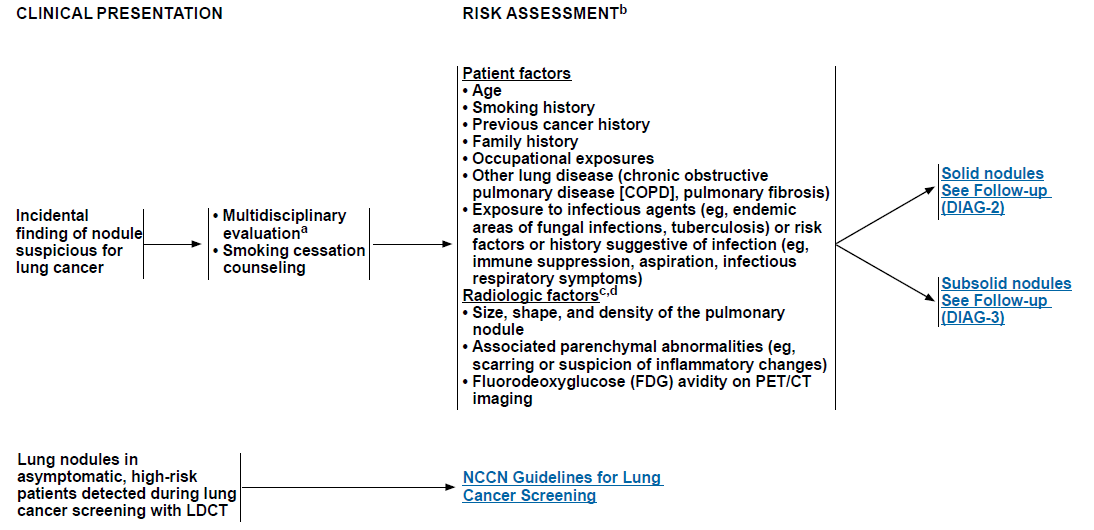
#> input picture imagingTrackPython/image.png, 1094 x 530 px
$ python linesDetectionUsingHoughTransform.py
#> lines starting #> are read from the running program, lines starting #| are printed output that depends on the picture
# -*- coding: utf-8 -*-
"""
Created on Mon Mar 21 12:02:25 2022

@author: Sneha Sree
"""

import cv2 as cv
import numpy as np
import math

src_img = cv.imread('image.png',cv.IMREAD_GRAYSCALE)
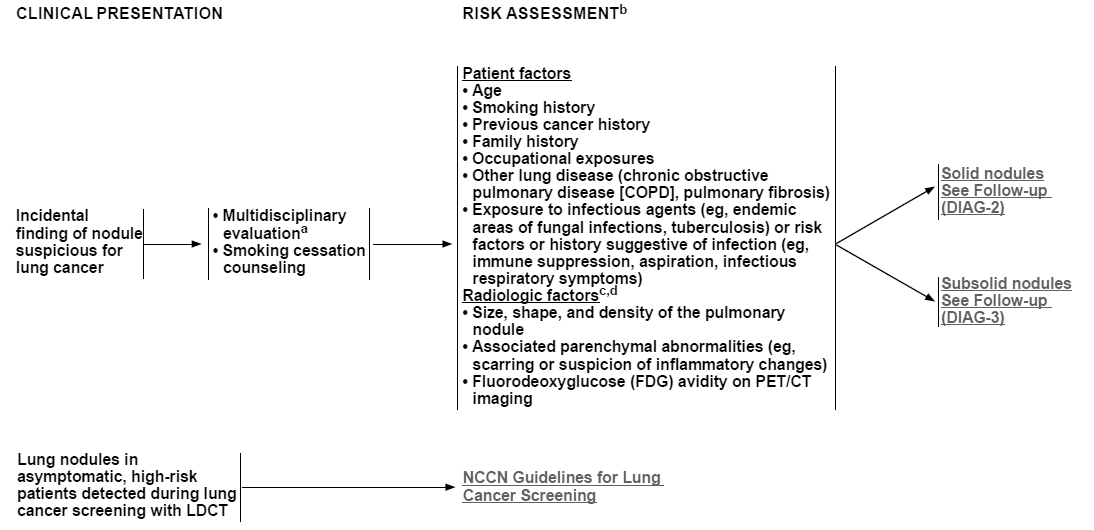
#> src_img: shape (530, 1094); min 0, max 255, mean 240.7
#cv.imshow('Original Image',src_img)

dst_img = cv.Laplacian(src_img, cv.CV_8U , 3)
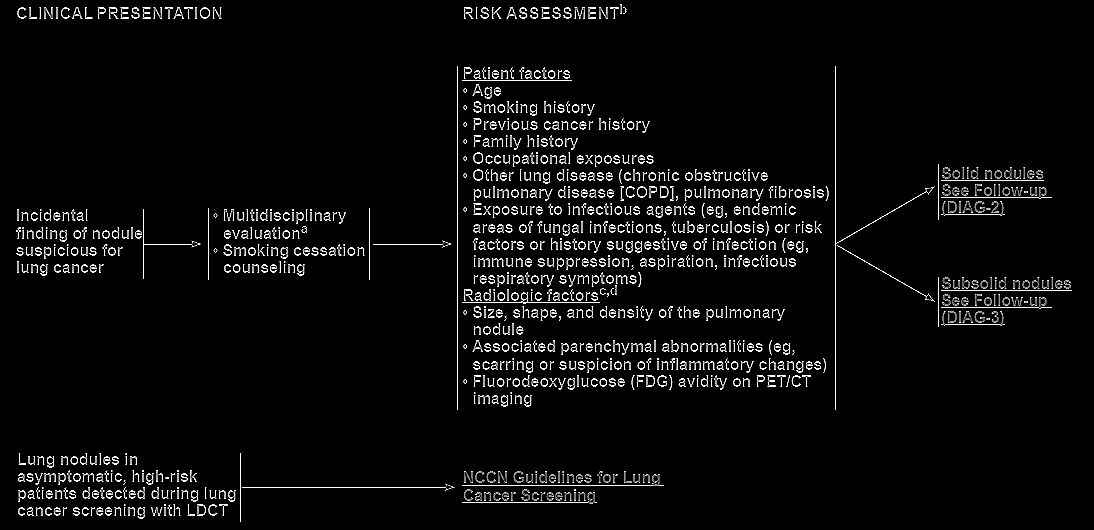
#> dst_img: shape (530, 1094); min 0, max 255, mean 11.3

linesP = cv.HoughLinesP(dst_img, 1, np.pi /4, 50, None, 40,2 )
#> linesP = 21 rows, first 6: [457, 409, 457, 66], [835, 409, 835, 66], [938, 180, 1043, 180], [240, 487, 445, 487], [373, 244, 442, 244], [938, 214, 1004, 214]
out_img = np.dstack([dst_img]*3)
for i in range(0, len(linesP)):
            lin = linesP[i][0]
            cv.line(out_img, (lin[0], lin[1]), (lin[2], lin[3]), (0,255,0), 1, cv.LINE_AA)
#> this loop made 21 passes
#> lin on passes 1 to 12: [457, 409, 457, 66], [835, 409, 835, 66], [938, 180, 1043, 180], [240, 487, 445, 487], [373, 244, 442, 244], [938, 214, 1004, 214], [938, 197, 1051, 197], [41, 474, 93, 474], [462, 302, 599, 302], [462, 485, 663, 485], [938, 290, 1071, 290], [938, 307, 1051, 307]
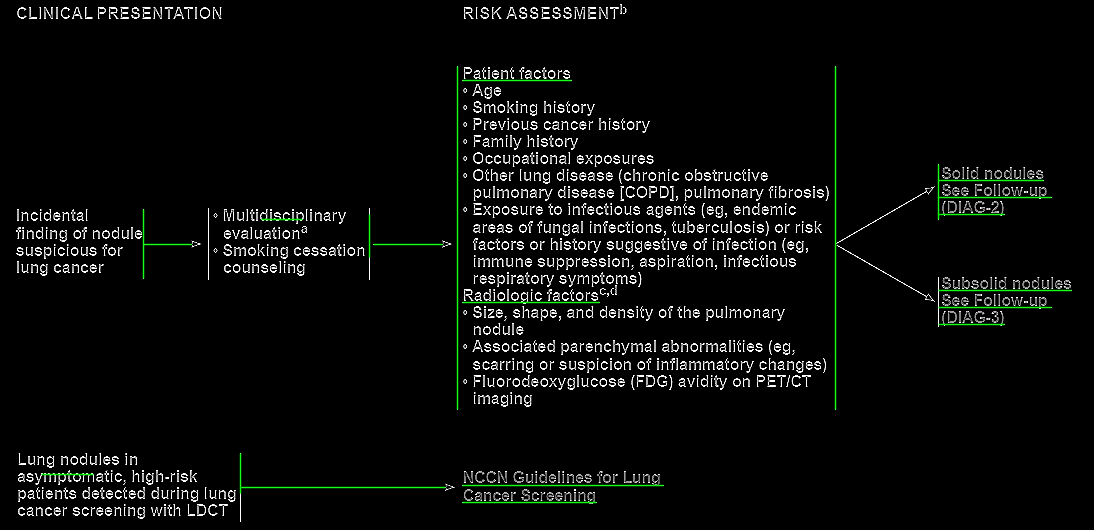
#> out_img: shape (530, 1094, 3); mean of channels 0, 1, 2 10.3, 11.7, 10.3; drawn as B, G, R

cv.imshow("Image with lines", out_img)
cv.waitKey(0)
